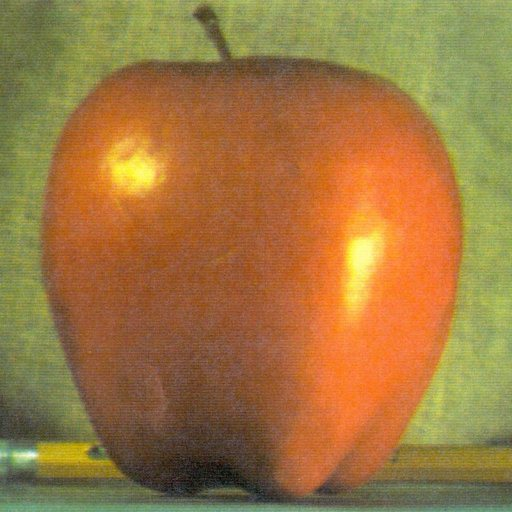
#> input picture HW3_ImageBlending/code/1.jpg, 512 x 512 px
$ python 'Copy & paste blending.py'   (older library calls are emulated)
#> lines starting #> are read from the running program, lines starting #| are printed output that depends on the picture
# -*- coding: utf-8 -*-
"""
Created on Sat Feb 28 12:57:42 2015

@author: wenyanbi


"""
import numpy as np
from scipy import misc
import matplotlib.pyplot as plt
from scipy import ndimage
from PIL import Image

'''
note: with different images, make change to
1) (m=m=2**n)----change padding area
2) (a,b value in "move" function)-----change position
'''

##############################################################################
#==============================================================================
# ###############     Method 2: Copy & Paste blending   #####################
#==============================================================================
##############################################################################


#==============================================================================
# ################     input & size/color  manipulation    #####################
#==============================================================================

# img2 is background

img1 = misc.imread('1.jpg')
#> img1 is the input picture: shape (512, 512, 3); mean R, G, B 159.1, 119.7, 64.8
img2 = misc.imread('2.jpg')
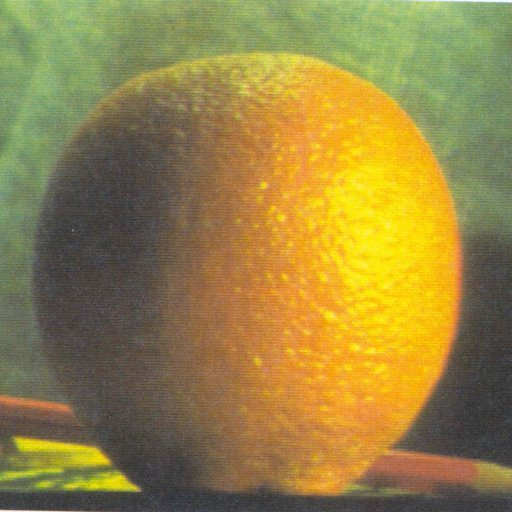
#> input picture HW3_ImageBlending/code/2.jpg, 512 x 512 px
#> img2 is the input picture: shape (512, 512, 3); mean R, G, B 150.2, 131.8, 69.2
img3 = misc.imread('mask.jpg',flatten=1)
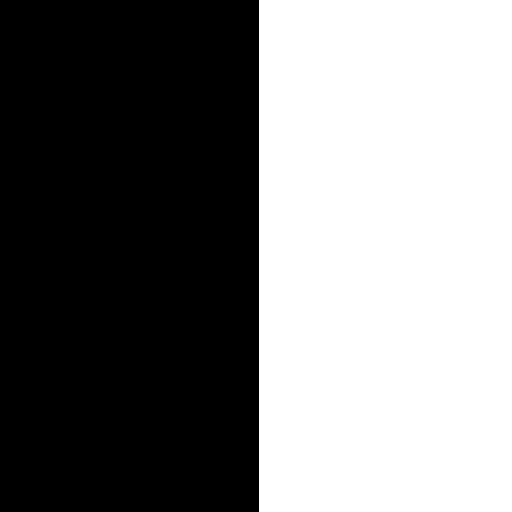
#> input picture HW3_ImageBlending/code/mask.jpg, 512 x 512 px
#> img3: shape (512, 512) float32; min 0, max 255, mean 126


# seperate r,g,b for original image
data=np.array(img1)
r1,g1,b1=data[:,:,0], data[:,:,1], data[:,:,2]
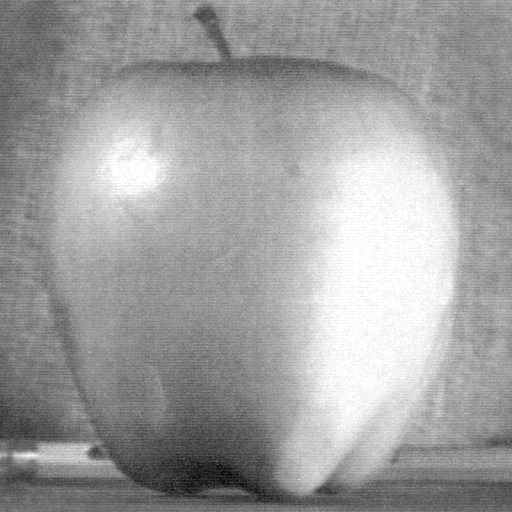
#> r1: shape (512, 512); min 7, max 255, mean 159.1
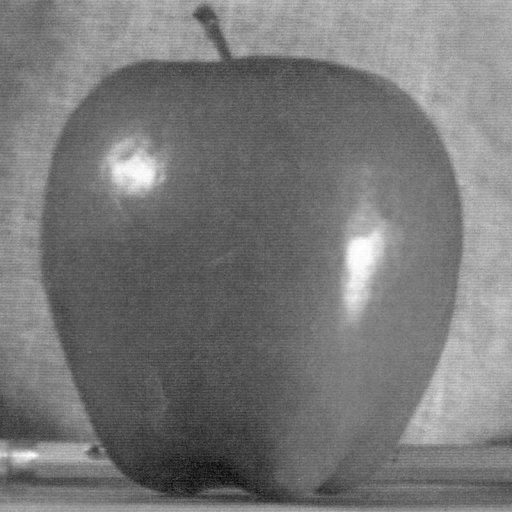
#> g1: shape (512, 512); min 5, max 255, mean 119.7

data=np.array(img2)
r2,g2,b2=data[:,:,0], data[:,:,1], data[:,:,2]
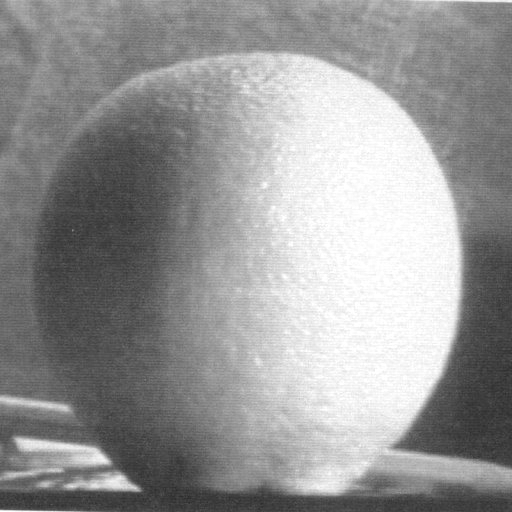
#> r2: shape (512, 512); min 43, max 255, mean 150.2
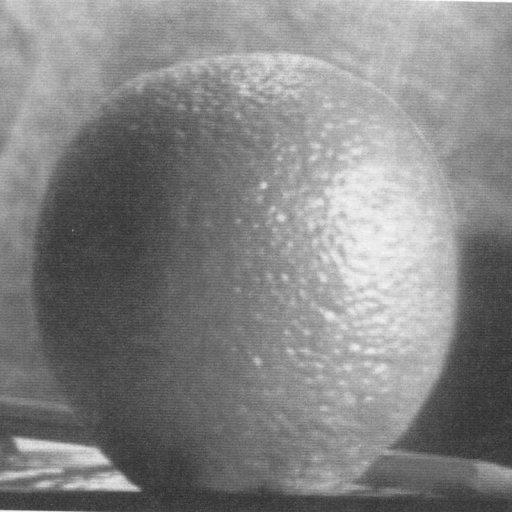
#> g2: shape (512, 512); min 43, max 255, mean 131.8
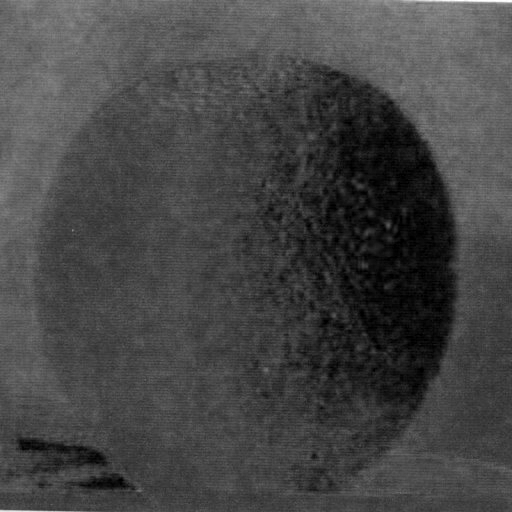
#> b2: shape (512, 512); min 0, max 255, mean 69.2


# m,n should be 2**n (2**8=256, 2**9=512, 2**10=1024)
# change if the image is larger than 1024 or smaller than 512
m=n=512
img11=Image.new('RGB',(m,n),'white')
#> img11: PIL image 512x512 RGB; every value is 255
img22=Image.new('RGB',(m,n),'white')
img33=Image.new('L',(m,n),'black')
#> img33: PIL image 512x512 L; every value is 0

pixel1=img11.load()
pixel2=img22.load()
pixel3=img33.load()


# mirror padding (so that the size of padding image is 2**n)
for i in range(m):
    for j in range(n):
        if i<img1.shape[0] and j<img1.shape[1]:
            pixel1[j,i]=r1[i,j],g1[i,j],b1[i,j]
#> (the run stopped early here; a loop or call above may not have finished)
